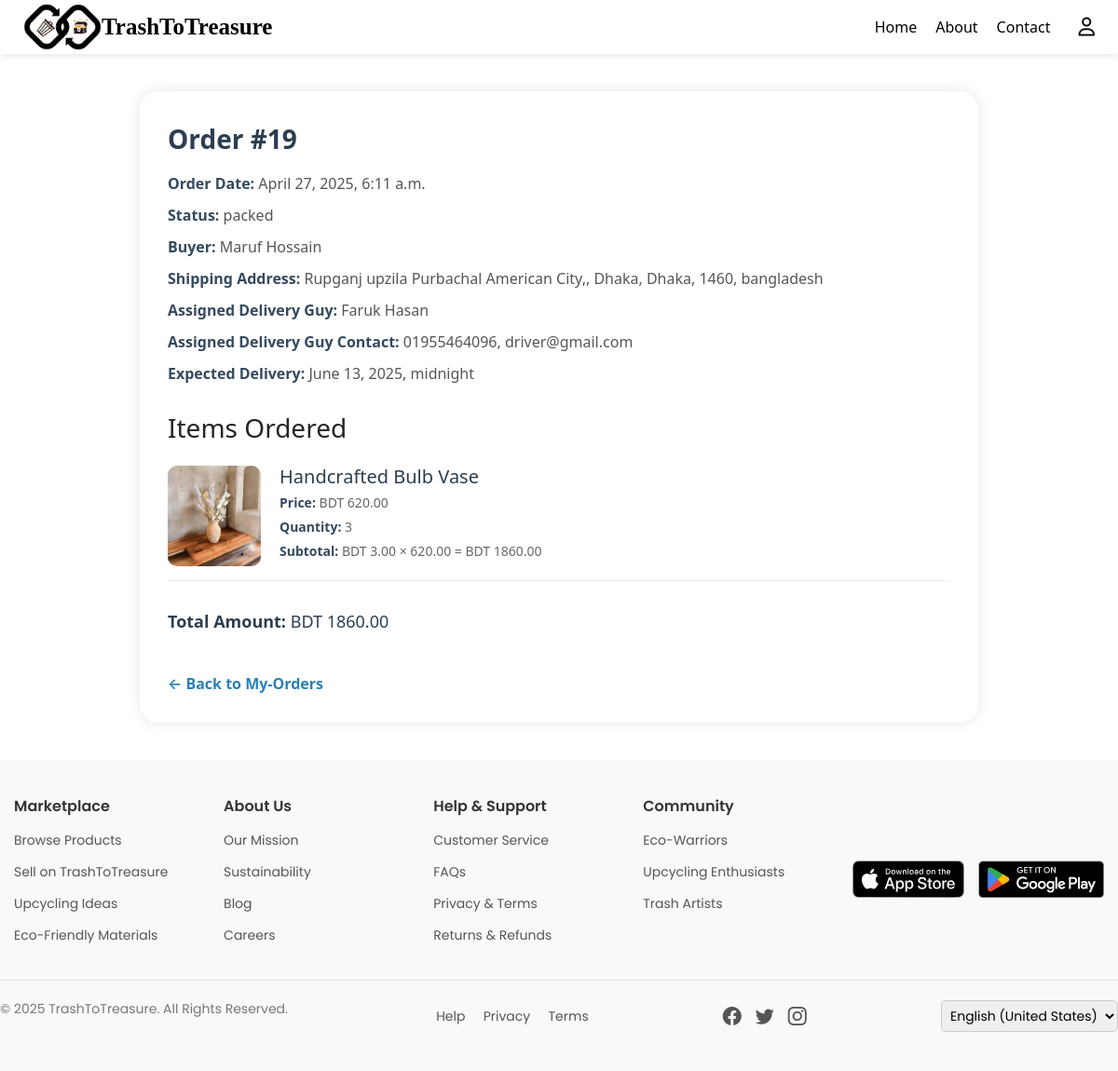
Page /order/19/ on the earlier database version.
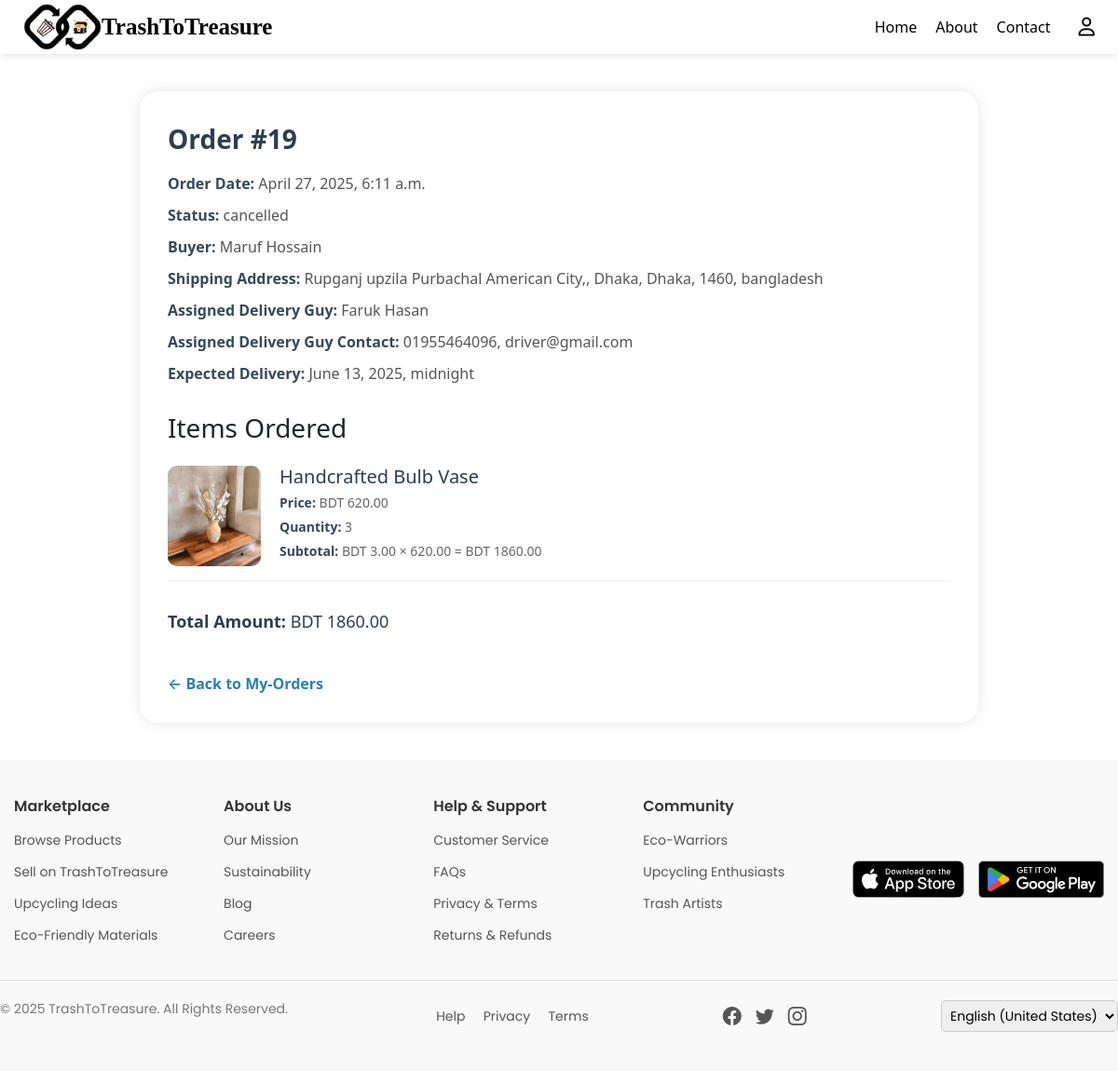
Same page on the later database version.
### marketplace/models.py (models this page shows, shortened)
class Order(models.Model):
    PAYMENT_CHOICES = [
        ('sslcommerz', 'SSLCommerz'),
        ('cod', 'Cash on Delivery'),
    ]
    PAYMENT_STATUS_CHOICES = [
        ('pending', 'Pending'),
        ('paid', 'Paid'),
        ('failed', 'Failed'),
    ]
    DELIVERY_STATUS_CHOICES = [
        ('ready', 'Ready to Ship'),
        ('packed', 'Packed'),
        ('on_the_way', 'On the Way'),
        ('delivered', 'Delivered'),
        ('cancelled', 'Cancelled'),
        ('returned', 'Returned'),
    ]
    buyer = models.ForeignKey(User, on_delete=models.CASCADE)
    first_name = models.CharField(max_length=50, blank=True, null=True)
    last_name = models.CharField(max_length=50, blank=True, null=True)
    company = models.CharField(max_length=100, blank=True, null=True)
    country = models.CharField(max_length=50, blank=True, null=True)
    street_address = models.CharField(max_length=255, blank=True, null=True)
    city = models.CharField(max_length=50, blank=True, null=True)
    state = models.CharField(max_length=50, blank=True, null=True)
    zip_code = models.CharField(max_length=10, blank=True, null=True)
    phone = models.CharField(max_length=20, blank=True, null=True)
    email = models.EmailField(blank=True, null=True)
    payment_method = models.CharField(max_length=20, choices=PAYMENT_CHOICES)
    payment_status = models.CharField(max_length=20, choices=PAYMENT_STATUS_CHOICES, default='pending')
    delivery_status = models.CharField(max_length=20, choices=DELIVERY_STATUS_CHOICES, default='ready')
    total_amount = models.DecimalField(max_digits=10, decimal_places=2)
    created_at = models.DateTimeField(auto_now_add=True)
    assigned_delivery_guy = models.ForeignKey(
        User,
        on_delete=models.SET_NULL,
        null=True,
        blank=True,
        related_name='assigned_orders'
    )
    expected_delivery = models.DateTimeField(null=True, blank=True)

### users/models.py (models this page shows, shortened)
class CustomUser(AbstractUser):
    name = models.CharField(max_length=100)
    email = models.EmailField(unique=True)
    phone = models.CharField(max_length=15)
    role = models.CharField(max_length=10, choices=ROLE_CHOICES)
    account_status = models.CharField(max_length=10, choices=ACCOUNT_STATUS_CHOICES, default='active')
    objects = CustomUserManager()  # ✅ Use your custom manager
    REQUIRED_FIELDS = ['email']
    USERNAME_FIELD = 'username'

### marketplace/views.py (the view, shortened to what this page needs)
# urls.py: path('order/<int:order_id>/', views.order_details, name='order_details'),
def order_details(request, order_id):
    order = get_object_or_404(Order, id=order_id)
    ordered_items = order.items.all()
    for item in ordered_items:
        item.subtotal = item.quantity * item.price
    pending_review = False
    return render(request, 'order_details.html', {
        'order': order,
        'ordered_items': ordered_items,
        'pending_review': pending_review,
    })

### marketplace/templates/order_details.html (shortened to what this page needs)
{% load static %}
{% include "header.html" %}
<!DOCTYPE html>
<html lang="en">
<head>
    <link rel="stylesheet" href="{% static 'css/buyer_profile.css' %}">
</head>
<body>
<div class="order-container">
    <div class="order-header">Order #{{ order.id }}</div>
    <div class="order-meta"><span class="product-label">Order Date:</span> {{ order.created_at }}</div>
    <div class="order-meta"><span class="product-label">Status:</span> {{ order.delivery_status }}</div>
    <div class="order-meta"><span class="product-label">Buyer:</span> {{ order.buyer.name }}</div>
    <div class="order-meta">
        <span class="product-label">Shipping Address:</span>
        {{ order.street_address }}, {{ order.city }}, {{ order.state }}, {{ order.zip_code }}, {{ order.country }}
    </div>
    <div class="order-meta">
        <span class="product-label">Assigned Delivery Guy:</span>
        {{ order.assigned_delivery_guy.name }}
    </div>
    <div class="order-meta">
        <span class="product-label">Assigned Delivery Guy Contact:</span>
        {{ order.assigned_delivery_guy.phone }}, {{ order.assigned_delivery_guy.email }}
    </div>
    <div class="order-meta"><span class="product-label">Expected Delivery:</span>
         {{ order.expected_delivery }}</div>
    <div class="order-items">
        <h3>Items Ordered</h3>
        {% for item in ordered_items %}
            <div class="order-item">
                {% if item.content_type.model == 'upcycledproduct' %}
                    <img src="{{ item.item.product_images.url }}" alt="{{ item.item.product_name }}" class="item-image">
                {% elif item.content_type.model == 'trashitem' %}
                    <img src="{{ item.item.images.url }}" alt="{{ item.item.material_name }}" class="item-image">
                {% endif %}
                <div class="item-info">
                    {% if item.content_type.model == 'upcycledproduct' %}
                        <h4>
                            <a href="{% url 'upcycled_product_details' slug=item.item.slug %}">
                                {{ item.item.product_name }}
                            </a>
                        </h4>
                    {% elif item.content_type.model == 'trashitem' %}
                        <h4>
                            <a href="{% url 'trash_item_details' slug=item.item.slug %}">
                                {{ item.item.material_name }}
                            </a>
                        </h4>
                    {% endif %}
                    <p><span class="product-label">Price:</span> BDT {{ item.price }}</p>
                    <p><span class="product-label">Quantity:</span> {{ item.quantity }}</p>
                    <p><span class="product-label">Subtotal:</span> BDT {{ item.quantity|floatformat:2 }} × {{ item.price }} = BDT {{ item.subtotal|floatformat:2 }}</p>
                </div>
            </div>
        {% endfor %}
    </div>
    <div class="order-summary">
        <p><strong>Total Amount:</strong> BDT {{ order.total_amount }}</p>
    </div>
    <a href="{% url 'my_orders' %}" class="back-link">← Back to My-Orders</a>
</div>
</body>
</html>
{% include "footer.html" %}

Differences in the rows shown:
changed Order "Rupganj upzila Purbachal American City,": delivery_status "packed" → "cancelled"
